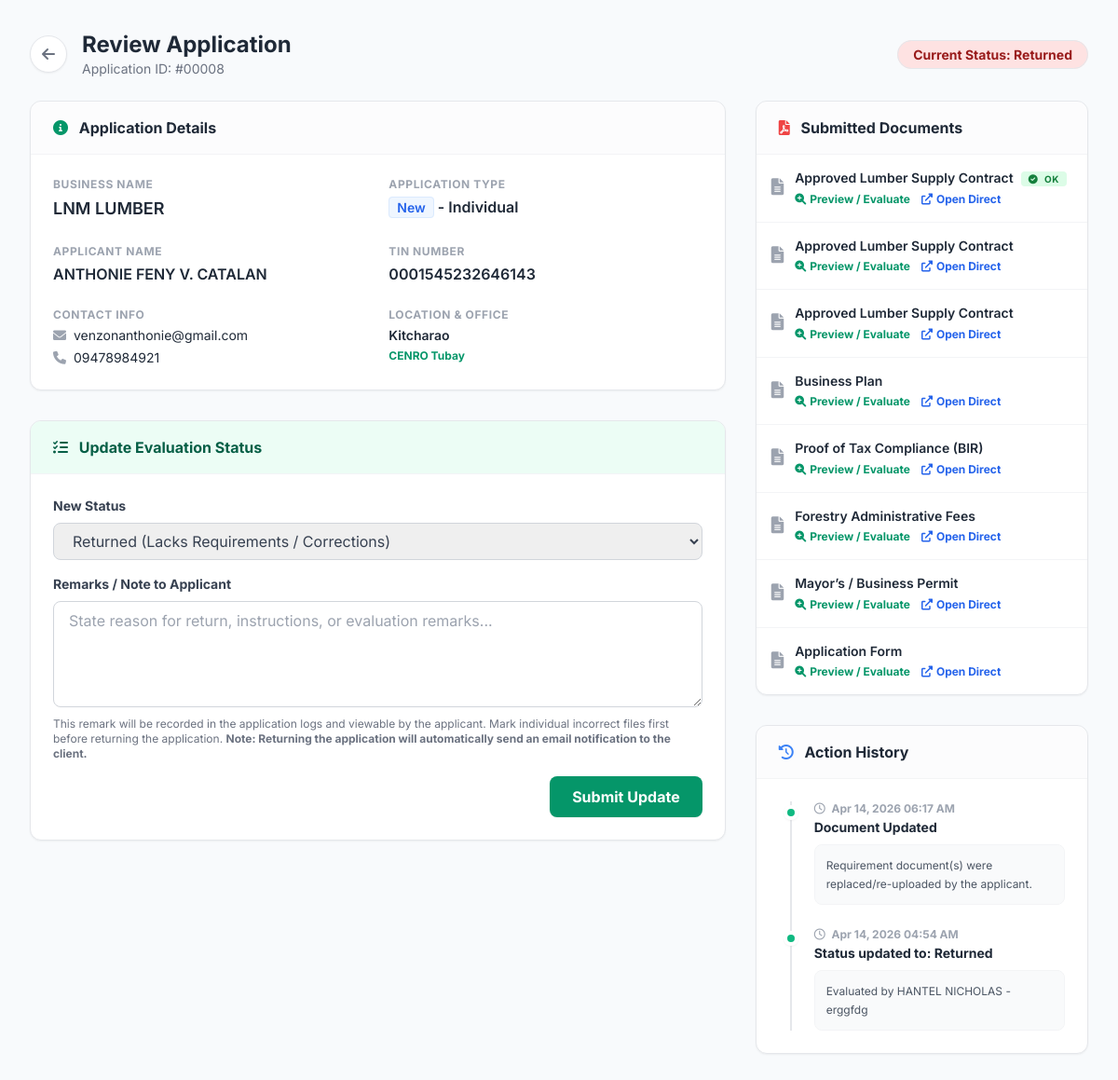
/view_application.php?id=8 (signed in), run on the app's committed database.
### tables this page shows
CREATE TABLE `permit_applications` (
  `app_id` int(11) NOT NULL,
  `client_id` int(11) NOT NULL,
  `app_type` varchar(50) NOT NULL,
  `applicant_type` varchar(50) NOT NULL,
  `business_name` varchar(255) NOT NULL,
  `tin_number` varchar(50) NOT NULL,
  `reference_number` varchar(100) DEFAULT NULL,
  `province_id` varchar(20) DEFAULT NULL,
  `muncity_id` varchar(20) DEFAULT NULL,
  `brgy_id` varchar(20) DEFAULT NULL,
  `zip_code` varchar(20) DEFAULT NULL,
  `street_address` text DEFAULT NULL,
  `status` varchar(50) DEFAULT 'Pending Review',
  `date_submitted` datetime DEFAULT current_timestamp()
);

CREATE TABLE `user_client` (
  `client_id` int(11) NOT NULL,
  `firstname` varchar(50) NOT NULL,
  `mid_name` varchar(50) NOT NULL,
  `lastname` varchar(50) NOT NULL,
  `email` varchar(100) NOT NULL,
  `profile_picture` varchar(255) DEFAULT NULL,
  `verification_token` varchar(255) DEFAULT NULL,
  `password` text NOT NULL,
  `mobilenum` text NOT NULL,
  `comp_id_upload` longtext NOT NULL,
  `govt_id_upload` longtext NOT NULL,
  `auth_letter` longtext NOT NULL,
  `password_unhashed` text NOT NULL,
  `Status` int(11) NOT NULL,
  `province` text NOT NULL,
  `citymun` text NOT NULL,
  `brgy` text NOT NULL,
  `zips` text NOT NULL
);

CREATE TABLE `muncity` (
  `muncity_id` int(11) NOT NULL,
  `muncity_name` varchar(50) NOT NULL,
  `prov_code` varchar(4) NOT NULL,
  `mun_code` varchar(6) NOT NULL,
  `zip_code` varchar(4) NOT NULL,
  `office_id` int(20) NOT NULL,
  `office_cover` varchar(50) NOT NULL
);

CREATE TABLE `permit_requirements_files` (
  `file_id` int(11) NOT NULL,
  `app_id` int(11) NOT NULL,
  `requirement_id` int(11) NOT NULL,
  `file_path` text NOT NULL,
  `status` varchar(50) DEFAULT 'Pending',
  `remarks` text DEFAULT NULL
);

CREATE TABLE `requirements` (
  `id` int(11) NOT NULL,
  `requirement_name` varchar(255) NOT NULL,
  `download_link` varchar(255) DEFAULT NULL,
  `new_app_status` varchar(100) NOT NULL,
  `renewal_app_status` varchar(100) NOT NULL,
  `sequence` int(11) DEFAULT 0
);

CREATE TABLE `application_logs` (
  `log_id` int(11) NOT NULL,
  `app_id` int(11) NOT NULL,
  `action` varchar(255) NOT NULL,
  `remarks` text DEFAULT NULL,
  `created_at` timestamp NOT NULL DEFAULT current_timestamp()
);

### view_application.php (the view, shortened to what this page needs)
<?php
require 'db.php';
$app_id = intval($_GET['id']);
$protocol = isset($_SERVER['HTTPS']) && $_SERVER['HTTPS'] === 'on' ? "https" : "http";
$base_url = $protocol . "://" . $_SERVER['HTTP_HOST'] . rtrim(dirname($_SERVER['REQUEST_URI']), '/\\') . "/";
$query_app = "SELECT pa.*, uc.firstname, uc.mid_name, uc.lastname, uc.email, uc.mobilenum,
              m.muncity_name, m.office_cover
              FROM permit_applications pa
              LEFT JOIN user_client uc ON pa.client_id = uc.client_id
              LEFT JOIN muncity m ON pa.muncity_id = m.mun_code
              WHERE pa.app_id = :app_id";
$stmt_app = $pdo->prepare($query_app);
$stmt_app->execute([':app_id' => $app_id]);
$app = $stmt_app->fetch(PDO::FETCH_ASSOC);
$query_reqs = "SELECT prf.*, r.requirement_name
               FROM permit_requirements_files prf
               JOIN requirements r ON prf.requirement_id = r.id
               WHERE prf.app_id = :app_id";
$stmt_reqs = $pdo->prepare($query_reqs);
$stmt_reqs->execute([':app_id' => $app_id]);
$requirements = $stmt_reqs->fetchAll(PDO::FETCH_ASSOC);
$query_logs = "SELECT * FROM application_logs WHERE app_id = :app_id ORDER BY created_at DESC";
$stmt_logs = $pdo->prepare($query_logs);
$stmt_logs->execute([':app_id' => $app_id]);
$logs = $stmt_logs->fetchAll(PDO::FETCH_ASSOC);
$statusClass = 'bg-yellow-100 text-yellow-800';
$status = strtolower($app['status']);
if (in_array($status, ['approved', 'completed', 'issued'])) {
    $statusClass = 'bg-green-100 text-green-800';
} elseif (in_array($status, ['rejected', 'returned'])) {
    $statusClass = 'bg-red-100 text-red-800';
}
?>
<!DOCTYPE html>
<html lang="en">
<head>
    <script src="https://cdn.tailwindcss.com"></script>
    <link href="https://cdnjs.cloudflare.com/ajax/libs/font-awesome/6.0.0/css/all.min.css" rel="stylesheet">
</head>
<body class="bg-slate-50 p-8">
    <div class="max-w-7xl mx-auto">
        <div class="mb-6 flex items-center justify-between">
            <div class="flex items-center gap-4">
                <a href="applications.php" class="h-10 w-10 bg-white rounded-full flex items-center justify-center text-gray-500 hover:text-emerald-600 hover:bg-emerald-50 border border-gray-200 transition shadow-sm">
                    <i class="fas fa-arrow-left"></i>
                </a>
                <div>
                    <h1 class="text-2xl font-bold text-gray-800">Review Application</h1>
                    <p class="text-sm text-gray-500">Application ID: #<?php echo str_pad($app['app_id'], 5, '0', STR_PAD_LEFT); ?></p>
                </div>
            </div>
            <div>
                <span class="px-4 py-1.5 rounded-full text-sm font-bold border <?php echo $statusClass; ?>">
                    Current Status: <?php echo htmlspecialchars($app['status']); ?>
                </span>
            </div>
        </div>
        <div class="grid grid-cols-1 lg:grid-cols-3 gap-8">
            <div class="lg:col-span-2 space-y-8">
                <div class="bg-white rounded-xl shadow-sm border border-gray-200 overflow-hidden">
                    <div class="px-6 py-4 border-b border-gray-100 bg-gray-50/50">
                        <h3 class="font-bold text-gray-800"><i class="fas fa-info-circle text-emerald-600 mr-2"></i> Application Details</h3>
                    </div>
                    <div class="p-6 grid grid-cols-1 md:grid-cols-2 gap-6">
                        <div>
                            <p class="text-xs text-gray-400 font-bold uppercase tracking-wider mb-1">Business Name</p>
                            <p class="text-gray-800 font-semibold text-lg"><?php echo htmlspecialchars($app['business_name']); ?></p>
                        </div>
                        <div>
                            <p class="text-xs text-gray-400 font-bold uppercase tracking-wider mb-1">Application Type</p>
                            <p class="text-gray-800 font-semibold"><span class="bg-blue-50 text-blue-600 px-2 py-0.5 rounded text-sm border border-blue-100"><?php echo htmlspecialchars($app['app_type']); ?></span> - <?php echo htmlspecialchars($app['applicant_type']); ?></p>
                        </div>
                        <div>
                            <p class="text-xs text-gray-400 font-bold uppercase tracking-wider mb-1">Applicant Name</p>
                            <p class="text-gray-800 font-semibold"><?php echo htmlspecialchars($app['firstname'] . ' ' . $app['mid_name'] . ' ' . $app['lastname']); ?></p>
                        </div>
                        <div>
                            <p class="text-xs text-gray-400 font-bold uppercase tracking-wider mb-1">TIN Number</p>
                            <p class="text-gray-800 font-semibold"><?php echo htmlspecialchars($app['tin_number'] ?? 'N/A'); ?></p>
                        </div>
                        <div>
                            <p class="text-xs text-gray-400 font-bold uppercase tracking-wider mb-1">Contact Info</p>
                            <p class="text-gray-800 text-sm"><i class="fas fa-envelope text-gray-400 mr-1"></i> <?php echo htmlspecialchars($app['email']); ?></p>
                            <p class="text-gray-800 text-sm mt-1"><i class="fas fa-phone text-gray-400 mr-1"></i> <?php echo htmlspecialchars($app['mobilenum']); ?></p>
                        </div>
                        <div>
                            <p class="text-xs text-gray-400 font-bold uppercase tracking-wider mb-1">Location & Office</p>
                            <p class="text-gray-800 text-sm font-semibold"><?php echo htmlspecialchars($app['muncity_name'] ?? 'N/A'); ?></p>
                            <p class="text-emerald-600 text-xs font-bold mt-1"><?php echo htmlspecialchars($app['office_cover'] ?? 'N/A'); ?></p>
                        </div>
                    </div>
                </div>
                <div class="bg-white rounded-xl shadow-sm border border-gray-200 overflow-hidden">
                    <div class="px-6 py-4 border-b border-gray-100 bg-emerald-50 text-emerald-800">
                        <h3 class="font-bold"><i class="fas fa-tasks mr-2"></i> Update Evaluation Status</h3>
                    </div>
                    <form method="POST" action="" class="p-6">
                        <div class="mb-4">
                            <label class="block text-sm font-bold text-gray-700 mb-2">New Status</label>
                            <select name="status" required class="w-full border border-gray-300 rounded-lg px-4 py-2 focus:ring-emerald-500 focus:border-emerald-500 text-gray-700">
                                <option value="Returned" <?php echo ($app['status'] == 'Returned') ? 'selected' : ''; ?>>Returned (Lacks Requirements / Corrections)</option>
                            </select>
                        </div>
                        <div class="mb-4">
                            <label class="block text-sm font-bold text-gray-700 mb-2">Remarks / Note to Applicant</label>
                            <textarea name="remarks" rows="4" required class="w-full border border-gray-300 rounded-lg px-4 py-2 focus:ring-emerald-500 focus:border-emerald-500" placeholder="State reason for return, instructions, or evaluation remarks..."></textarea>
                            <p class="text-xs text-gray-500 mt-1">This remark will be recorded in the application logs and viewable by the applicant. Mark individual incorrect files first before returning the application. <strong>Note: Returning the application will automatically send an email notification to the client.</strong></p>
                        </div>
                        <div class="flex justify-end">
                            <button type="submit" name="update_application" class="bg-emerald-600 hover:bg-emerald-700 text-white font-bold py-2.5 px-6 rounded-lg transition shadow-sm">
                                Submit Update
                            </button>
                        </div>
                    </form>
                </div>
            </div>
            <div class="space-y-8">
                <div class="bg-white rounded-xl shadow-sm border border-gray-200 overflow-hidden">
                    <div class="px-6 py-4 border-b border-gray-100 bg-gray-50/50">
                        <h3 class="font-bold text-gray-800"><i class="fas fa-file-pdf text-red-500 mr-2"></i> Submitted Documents</h3>
                    </div>
                    <div class="p-0">
                        <?php if(count($requirements) > 0): ?>
                            <ul class="divide-y divide-gray-100">
                                <?php foreach($requirements as $index => $req): ?>
                                    <li class="p-4 hover:bg-gray-50 flex items-start gap-3 transition">
                                        <i class="fas fa-file-alt text-gray-400 mt-1 text-lg"></i>
                                        <div class="flex-1">
                                            <p id="doc-title-<?php echo $index; ?>" class="text-sm font-semibold text-gray-800 mb-1 leading-tight flex items-center flex-wrap gap-2">
                                                <?php echo htmlspecialchars($req['requirement_name']); ?>
                                                <span id="doc-badge-<?php echo $index; ?>">
                                                    <?php if(isset($req['status']) && $req['status'] === 'OK'): ?>
                                                        <span class="px-2 py-0.5 bg-green-100 text-green-700 text-[10px] uppercase tracking-wider font-bold rounded"><i class="fas fa-check-circle mr-1"></i> OK</span>
                                                    <?php elseif(isset($req['status']) && $req['status'] === 'Incorrect'): ?>
                                                        <span class="px-2 py-0.5 bg-red-100 text-red-700 text-[10px] uppercase tracking-wider font-bold rounded"><i class="fas fa-exclamation-circle mr-1"></i> Incorrect File</span>
                                                    <?php endif; ?>
                                                </span>
                                            </p>
                                            <div class="mt-1.5 flex items-center gap-3">
                                                <button type="button" onclick="openDocumentModal(<?php echo $index; ?>)" class="inline-flex items-center text-xs font-bold text-emerald-600 hover:text-emerald-800 transition">
                                                    <i class="fas fa-search-plus mr-1"></i> Preview / Evaluate
                                                </button>
                                                <a href="<?php echo $base_url . htmlspecialchars($req['file_path']); ?>" target="_blank" class="inline-flex items-center text-xs font-bold text-blue-600 hover:text-blue-800 transition">
                                                    <i class="fas fa-external-link-alt mr-1"></i> Open Direct
                                                </a>
                                            </div>
                                        </div>
                                    </li>
                                <?php endforeach; ?>
                            </ul>
                        <?php else: ?>
                            <div class="p-6 text-center text-gray-500 text-sm">
                                No requirements uploaded.
                            </div>
                        <?php endif; ?>
                    </div>
                </div>
                <div class="bg-white rounded-xl shadow-sm border border-gray-200 overflow-hidden">
                    <div class="px-6 py-4 border-b border-gray-100 bg-gray-50/50">
                        <h3 class="font-bold text-gray-800"><i class="fas fa-history text-blue-500 mr-2"></i> Action History</h3>
                    </div>
                    <div class="p-6">
                        <?php if(count($logs) > 0): ?>
                            <div class="relative border-l-2 border-gray-200 ml-3 space-y-6">
                                <?php foreach($logs as $log): ?>
                                    <div class="relative pl-6">
                                        <div class="absolute -left-[9px] top-1 h-4 w-4 rounded-full bg-emerald-500 border-4 border-white shadow-sm"></div>
                                        <div>
                                            <p class="text-xs font-bold text-gray-400 mb-0.5">
                                                <i class="far fa-clock mr-1"></i> <?php echo date('M d, Y h:i A', strtotime($log['created_at'])); ?>
                                            </p>
                                            <p class="text-sm font-bold text-gray-800"><?php echo htmlspecialchars($log['action']); ?></p>
                                            <?php if(!empty($log['remarks'])): ?>
                                                <div class="mt-2 text-xs text-gray-600 bg-gray-50 border border-gray-100 p-3 rounded-lg leading-relaxed">
                                                    <?php echo nl2br(htmlspecialchars($log['remarks'])); ?>
                                                </div>
                                            <?php endif; ?>
                                        </div>
                                    </div>
                                <?php endforeach; ?>
                            </div>
                        <?php else: ?>
                            <p class="text-sm text-gray-500 text-center">No logs available for this application.</p>
                        <?php endif; ?>
                    </div>
                </div>
            </div>
        </div>
    </div>
</body>
</html>

### view_application.php (style rules this page uses)
body { font-family: 'Inter', sans-serif; }

### data on the page
permit_applications: app_id "00008", status "Returned", business_name "LNM LUMBER", app_type "New", applicant_type "Individual", client.lastname "ANTHONIE FENY V. CATALAN", tin_number "0001545232646143", client.email "venzonanthonie@gmail.com", client.mobilenum "09478984921", muncity.muncity_name "Kitcharao", muncity.office_cover "CENRO Tubay", status "Returned (Lacks Requirements / Corrections)"
permit_requirements_files: requirement.requirement_name "Approved Lumber Supply Contract", status "OK" (drawn)
permit_requirements_files: requirement.requirement_name "Approved Lumber Supply Contract"
permit_requirements_files: requirement.requirement_name "Approved Lumber Supply Contract"
permit_requirements_files: requirement.requirement_name "Business Plan"
permit_requirements_files: requirement.requirement_name "Proof of Tax Compliance (BIR)"
permit_requirements_files: requirement.requirement_name "Forestry Administrative Fees"
permit_requirements_files: requirement.requirement_name "Mayor’s / Business Permit"
permit_requirements_files: requirement.requirement_name "Application Form"
application_logs: created_at "Apr 14, 2026 06:17 AM", action "Document Updated", remarks "Requirement document(s) were replaced/re-uploaded by the applicant."
application_logs: created_at "Apr 14, 2026 04:54 AM", action "Status updated to: Returned", remarks "Evaluated by HANTEL NICHOLAS - erggfdg"
